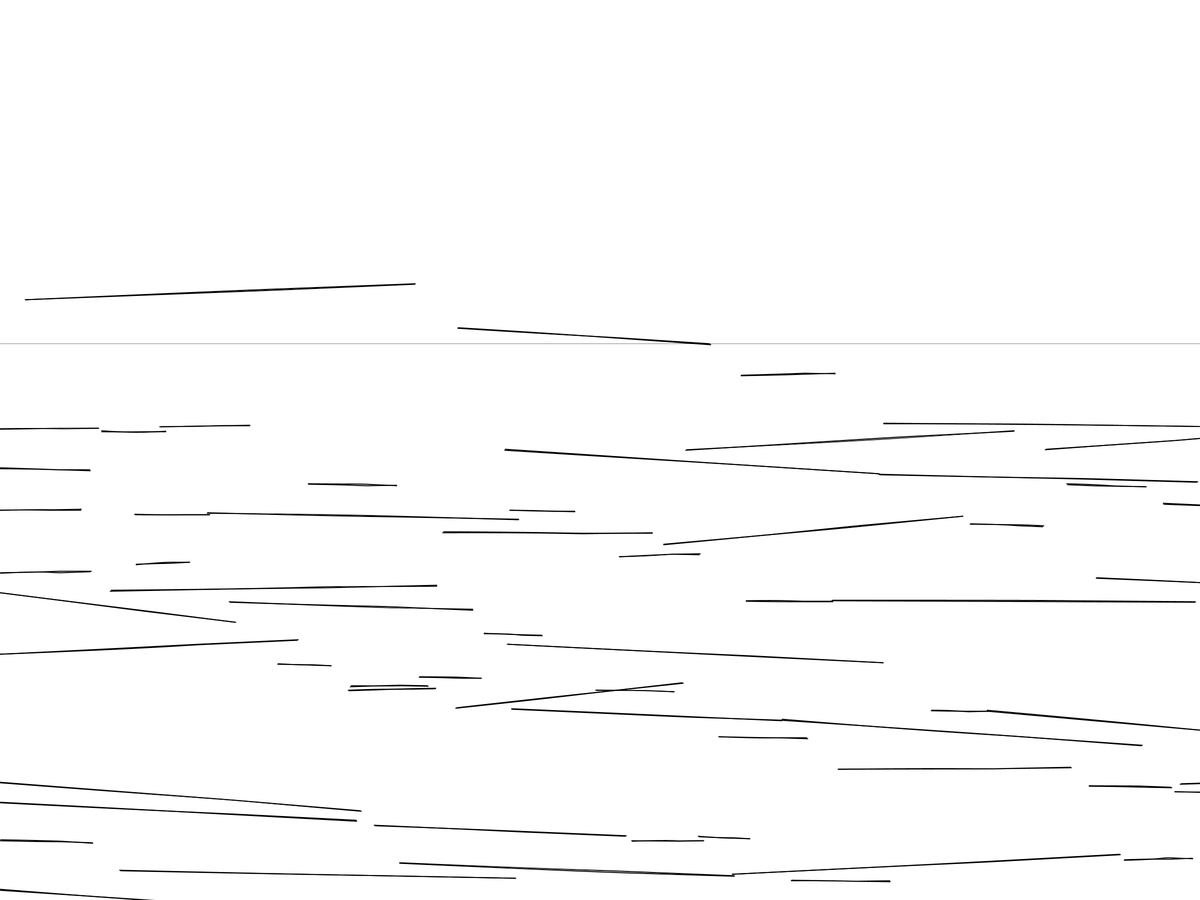
Frame 1 (no input)
Frame 60 (the mouse pressed at the canvas centre just before this capture): identical to frame 1, image omitted
Frame 120 (the mouse held since frame 60 and released just before this capture): identical to frame 1, image omitted

The Processing sketch that drew this single still picture (run headless with seeded random() and noise(); from frame 60 on, the mouse is pressed at the canvas centre):

// Processing sketch: sketch_210212e_landscape
// ── sketch_210212e_landscape.pde
int x1 = 50;
int y1 = 600;

int i = 0;

void setup() {
  size(2400, 1800);
  background(255);
  // noLoop();
  smooth(2);
  //noFill();

  // horizon
  int newHrz = int(random(300,height/2));
  strokeWeight(0.5);
  line(0, newHrz, width, newHrz);

  // other lines
  strokeWeight(2);

}

void draw() {
  
  // repeat
  while (i < 64) {
  
  // random switch long & short line
  int rndSwitch = int(random(1,10));
  int rndLength; // line length
  int rndY2; // y2 position = slant

  // ration of short and long lines 
  // > 5 = more long lines
  // < 5 = more short lines
  if (rndSwitch > 5) {
    rndLength = int(random(100,200));
    // small random y2 for short lines
    rndY2 = int(random(-6,6));
  } else {
    rndLength = int(random(400,800));
    // bigger random y2 for longer lines
    rndY2 = int(random(-60,60));
  }

  int newY2 = y1 + rndY2;

  // shape
  jLine(x1, y1, x1 + rndLength, newY2);

  // random value to change position of new line
  int rndV = int(random(-20,120));

  // new line starts where old line ends + random value
  x1 = x1 + rndLength + rndV;
  y1 = newY2 + rndV;

  if (x1 > width) {
    x1 = 0;
  }
  if (y1 > height + 100) {
    y1 = height/2;
  } else if (y1 < 300) {
    y1 = height/2;
  }
  
  i++;

  }

  // Saves a PNG"
  // save("landscape.png");

}

// line jitter
void jLine( float x1, float y1, float x2, float y2 ) {
  beginShape();
  vertex( x1 + random(-2,2), y1 +random(-2,2));
  curveVertex( x1 + random(-2,2), y1 +random(-2,2));
  curveVertex( x1+(x2 -x1)/3 + random(-2,2), y1 + (y2-y1)/3 +random(-2,2));
  curveVertex( x1+2*(x2-x1)/3 + random(-2,2), y1+ 2*(y2-y1)/3 +random(-2,2)); 
  curveVertex( x2 + random(-2,2), y2 +random(-2,2));
  vertex( x2 + random(-2,2), y2 +random(-2,2));
  endShape();  

  beginShape();
  vertex( x1 + random(-1,1), y1 +random(-1,1));
  curveVertex( x1 + random(-1,1), y1 +random(-1,1));
  curveVertex( x1+(x2 -x1)/3 + random(-1,1), y1 + (y2-y1)/3 +random(-1,1));
  curveVertex( x1+2*(x2-x1)/3 + random(-1,1), y1+ 2*(y2-y1)/3 +random(-1,1)); 
  curveVertex( x2 + random(-1,1), y2 +random(-1,1));
  vertex( x2 + random(-1,1), y2 +random(-1,1));
  endShape();  
}
